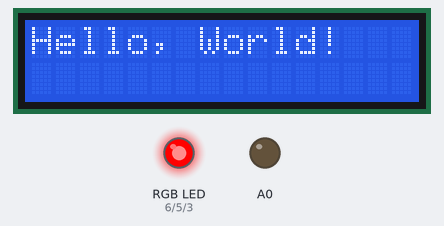
A sketch run on a simulated Arduino Uno, built with avr-gcc and run on an emulated ATmega328P. Shown: 16×2 character LCD, an RGB LED mixed from three pins (HIGH = lit), output pins drawn as LEDs (lit = HIGH). Dim RGB values are drawn brighter than linear.

Above: at 0.07 s.
At 4.95 s:
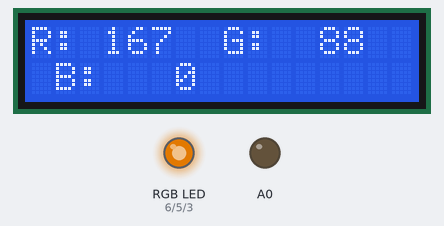
At 9.94 s:
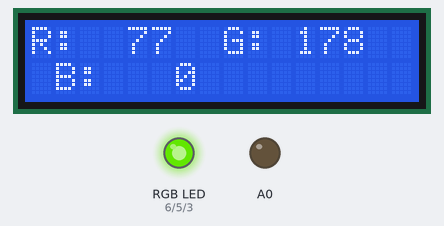
At 19.91 s:
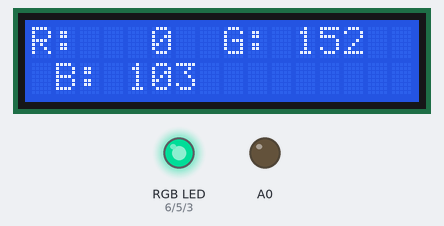
At 29.89 s:
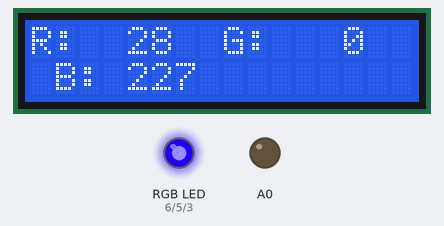
At 39.87 s:
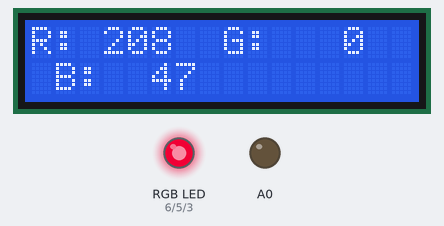
Timing chart, 0 to 40.0 s (numbered marks = the images above):
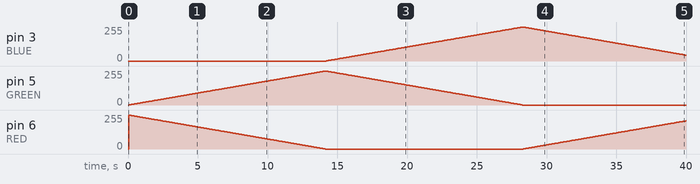

Measured:
- by itself, pin 3 (BLUE): rises from 0/255 to 255/255 in 14.1 s, then falls to 44/255 in 11.7 s
- by itself, pin 5 (GREEN): rises from 0/255 to 255/255 in 14.1 s, then falls to 0/255 in 14.1 s

The sketch:

sketch_dec23a.ino
```cpp
// Define Pins
#define BLUE 3
#define GREEN 5
#define RED 6
#include "LiquidCrystal.h"
#include "pitches.h"

int red = 255;
int blue =0;
int green = 0;

LiquidCrystal lcd(7,8,9,10,11,12);

int spacesNeeded(int x){
  if (x < 10){
    return 2;
  }
  if (x < 100){
    return 1;
  }
  if (x>99){
    return 0;
  }
}

void printLights(int r, int g, int b){


    lcd.print("R: ");
    for (int i=0; i<spacesNeeded(r); ++i ){
      lcd.print(" ");
    }
    lcd.print(r);
    lcd.print("  G: ");
    for (int i=0; i<spacesNeeded(g); ++i){
      lcd.print(" ");
    }
    lcd.print(g);
    lcd.setCursor(0,2);
    lcd.print(" B: ");
    for (int i=0; i<spacesNeeded(b); ++i){
      lcd.print(" ");
    }
    lcd.print(b);

}

void setup() {
  // put your setup code here, to run once:
lcd.begin(16,2);
lcd.print("Hello, World!");


pinMode(RED, OUTPUT);
pinMode(GREEN, OUTPUT);
pinMode(BLUE, OUTPUT);
pinMode(A0, OUTPUT);
analogWrite(RED, red);
analogWrite(GREEN, green);
analogWrite(BLUE, blue);
}

void loop() {
  // put your main code here, to run repeatedly:
  for (int i=0; i<255; ++i){
    red--;
    green++;
    analogWrite(RED, red);
    analogWrite(GREEN, green);
    delay(50);
    lcd.clear();
   printLights(red, green, blue);
  }
  for (int i=0; i<255; ++i){
    blue++;
    green--;
    analogWrite(GREEN, green);
    analogWrite(BLUE, blue);
    delay(50);
    lcd.clear();
    printLights(red, green, blue);
  }

  for (int i=0; i<255; ++i){
    blue--;
    red++;
    analogWrite(BLUE, blue);
    analogWrite(RED, red);
    delay(50);
    lcd.clear();
    printLights(red, green, blue);

  }

}
```

pitches.h
```cpp
/*************************************************
 * Public Constants
 *************************************************/

#define NOTE_B0  31
#define NOTE_C1  33
#define NOTE_CS1 35
#define NOTE_D1  37
#define NOTE_DS1 39
#define NOTE_E1  41
#define NOTE_F1  44
#define NOTE_FS1 46
#define NOTE_G1  49
#define NOTE_GS1 52
#define NOTE_A1  55
#define NOTE_AS1 58
#define NOTE_B1  62
#define NOTE_C2  65
#define NOTE_CS2 69
#define NOTE_D2  73
#define NOTE_DS2 78
#define NOTE_E2  82
#define NOTE_F2  87
#define NOTE_FS2 93
#define NOTE_G2  98
#define NOTE_GS2 104
#define NOTE_A2  110
#define NOTE_AS2 117
#define NOTE_B2  123
#define NOTE_C3  131
#define NOTE_CS3 139
#define NOTE_D3  147
#define NOTE_DS3 156
#define NOTE_E3  165
#define NOTE_F3  175
#define NOTE_FS3 185
#define NOTE_G3  196
#define NOTE_GS3 208
#define NOTE_A3  220
#define NOTE_AS3 233
#define NOTE_B3  247
#define NOTE_C4  262
#define NOTE_CS4 277
#define NOTE_D4  294
#define NOTE_DS4 311
#define NOTE_E4  330
#define NOTE_F4  349
#define NOTE_FS4 370
#define NOTE_G4  392
#define NOTE_GS4 415
#define NOTE_A4  440
#define NOTE_AS4 466
#define NOTE_B4  494
#define NOTE_C5  523
#define NOTE_CS5 554
#define NOTE_D5  587
#define NOTE_DS5 622
#define NOTE_E5  659
#define NOTE_F5  698
#define NOTE_FS5 740
#define NOTE_G5  784
#define NOTE_GS5 831
#define NOTE_A5  880
#define NOTE_AS5 932
#define NOTE_B5  988
#define NOTE_C6  1047
#define NOTE_CS6 1109
#define NOTE_D6  1175
#define NOTE_DS6 1245
#define NOTE_E6  1319
#define NOTE_F6  1397
#define NOTE_FS6 1480
#define NOTE_G6  1568
#define NOTE_GS6 1661
#define NOTE_A6  1760
#define NOTE_AS6 1865
#define NOTE_B6  1976
#define NOTE_C7  2093
#define NOTE_CS7 2217
#define NOTE_D7  2349
#define NOTE_DS7 2489
#define NOTE_E7  2637
#define NOTE_F7  2794
#define NOTE_FS7 2960
#define NOTE_G7  3136
#define NOTE_GS7 3322
#define NOTE_A7  3520
#define NOTE_AS7 3729
#define NOTE_B7  3951
#define NOTE_C8  4186
#define NOTE_CS8 4435
#define NOTE_D8  4699
#define NOTE_DS8 4978
```
